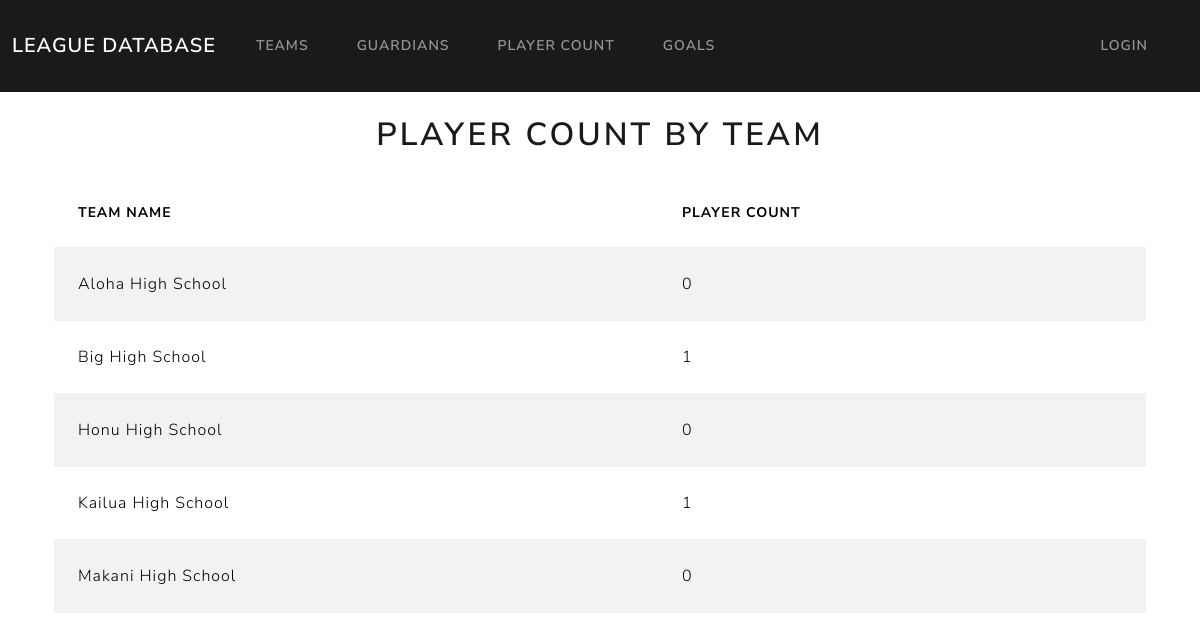
Screenshot of /team-player-count/ with the database file from the repository.
### league/models.py (models this page shows)
class Team(models.Model):
    teamid = models.AutoField(db_column='TeamID', primary_key=True)
    schoolname = models.TextField(db_column='SchoolName', blank=True, null=True)
    adphone = models.TextField(db_column='ADPhone', blank=True, null=True)
    ademail = models.TextField(db_column='ADEmail', blank=True, null=True)
    location = models.TextField(db_column='Location', blank=True, null=True)
    class Meta:
        managed = False
        db_table = 'Team'

### league/views.py (the view)
# urls.py: path('team-player-count/', views.players_count_by_team, name='players_count_by_team'),
def players_count_by_team(request):
    with connection.cursor() as cursor:
        cursor.execute("""
            SELECT t.SchoolName AS TeamName, COUNT(p.PlayerID) AS PlayerCount
            FROM Team t
            LEFT JOIN Player p ON t.TeamID = p.TeamID
            GROUP BY t.SchoolName
        """)
        rows = cursor.fetchall()
        columns = [col[0] for col in cursor.description]
        team_counts = [dict(zip(columns, row)) for row in rows]
    return render(request, 'league/players_count_by_team.html', {'team_counts': team_counts})

### league/templates/league/players_count_by_team.html
{% extends "base.html" %}
{% block content %}
<div class="container">
    <h1 class="text-center my-4">Player Count by Team</h1>
    <table class="table table-striped">
        <thead class="thead-dark">
            <tr>
                <th>Team Name</th>
                <th>Player Count</th>
            </tr>
        </thead>
        <tbody>
            {% for team in team_counts %}
                <tr>
                    <td>{{ team.TeamName }}</td>
                    <td>{{ team.PlayerCount }}</td>
                </tr>
            {% endfor %}
        </tbody>
    </table>
</div>
{% endblock %}

### rows the page displays
Team: TeamName "Aloha High School", PlayerCount "0"
Team: TeamName "Big High School", PlayerCount "1"
Team: TeamName "Honu High School", PlayerCount "0"
Team: TeamName "Kailua High School", PlayerCount "1"
Team: TeamName "Makani High School", PlayerCount "0"
